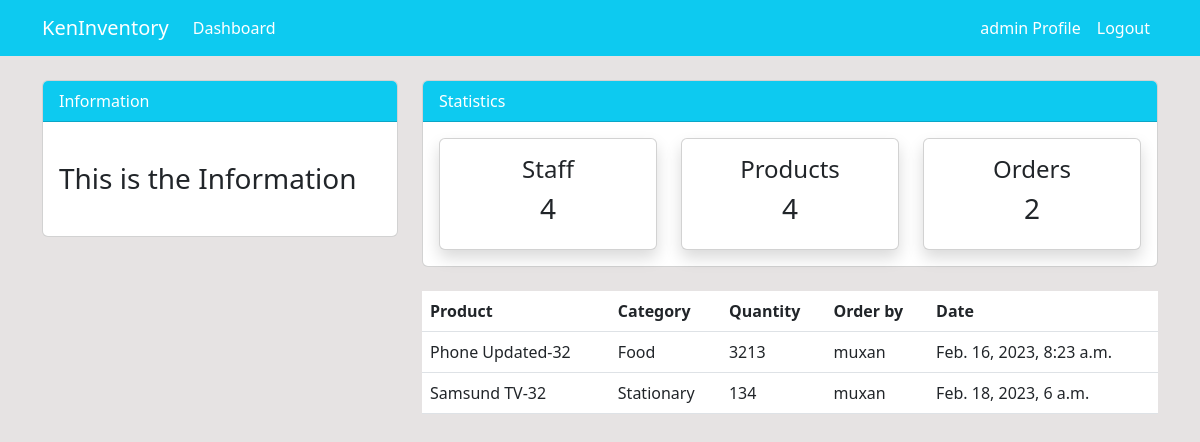
/order/ (signed in), run on an earlier commit of the app's database.
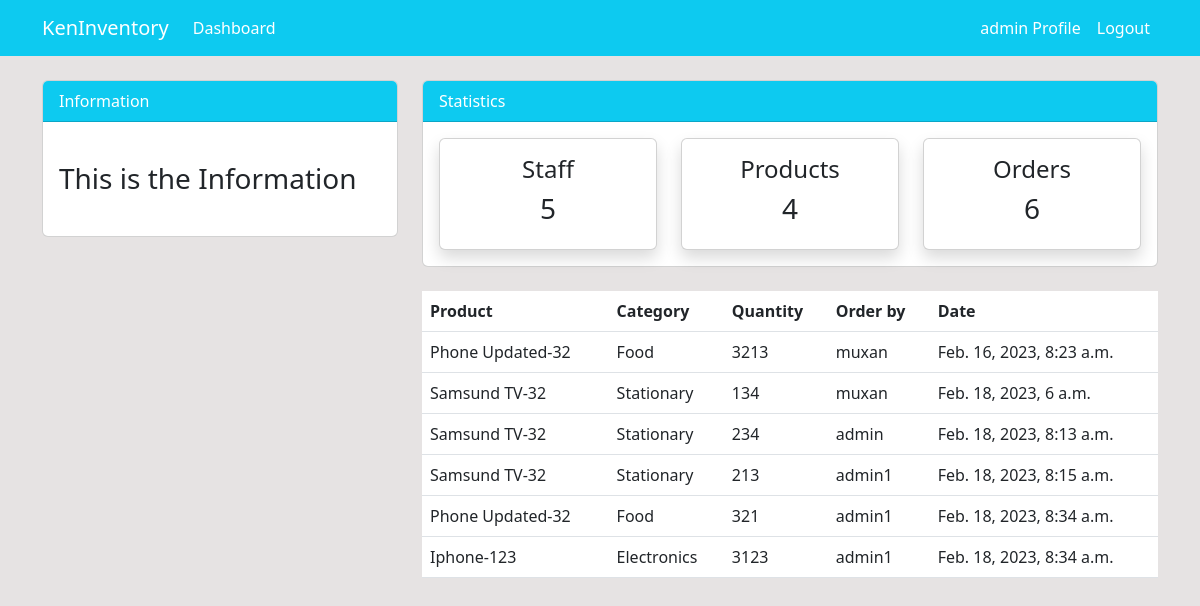
And on a later commit of the database.
### dashboard/models.py (models this page shows, shortened)
class Order(models.Model):
    product = models.ForeignKey(Product, on_delete=models.CASCADE, null=True)
    staff = models.ForeignKey(User, models.CASCADE, null=True)
    order_quantity = models.PositiveIntegerField(null=True)
    date = models.DateTimeField(auto_now_add=True)
    class Meta:
        verbose_name_plural = 'Order'

class Product(models.Model):
    name = models.CharField(max_length=100, null=True)
    category = models.CharField(max_length=20, choices=CATEGORY, null=True)
    quantity = models.PositiveIntegerField(null=True)
    class Meta:
        verbose_name_plural = 'Product'
    def __str__(self):
        return f'{self.name}-{self.quantity}'

### dashboard/views.py (the view)
# urls.py: path('order/', views.order, name='dashboard-order'),
@login_required
def order(request):
   orders = Order.objects.all()
   orders_count = orders.count()
   workers_count = User.objects.all().count()
   product_count = Product.objects.all().count()
   context = {
      'orders': orders,
      'workers_count': workers_count,
      'orders_count':orders_count,
      'product_count':product_count,
   }
   return render(request, 'dashboard/order.html', context)

### templates/dashboard/order.html (shortened to what this page needs)
{% extends 'partials/base.html' %}
{% block content %}
{% include 'partials/topnav.html' %}
<div class="container">
    <div class="row my-4">
        <div class="col-md-4">
        </div>
        <div class="col-md-8">
            <table class="table bg-white">
                <thead class="bg-info">
                    <tr class="text-white">
                        <th scope="col">Product</th>
                        <th scope="col">Category</th>
                        <th scope="col">Quantity</th>
                        <th scope="col">Order by</th>
                        <th scope="col">Date</th>
                    </tr>
                </thead>
                <tbody>
                    {% for orders in orders %}
                    <tr>
                        <td>{{ orders.product }}</td>
                        <td>{{ orders.product.category }}</td>
                        <td>{{ orders.order_quantity }}</td>
                        <td>
                            {{ orders.staff.username }}
                        </td>
                        <td>
                            {{ orders.date }}
                        </td>
                    </tr>
                    {% endfor %}
                </tbody>
            </table>
        </div>
    </div>
</div>
{% endblock  %}

### templates/partials/base.html (shortened to what this page needs)
{% load static %}
<!doctype html>
<html lang="en">
  <head>
    <link href="https://cdn.jsdelivr.net/npm/bootstrap@5.3.0-alpha1/dist/css/bootstrap.min.css" rel="stylesheet">
    <link rel="stylesheet" href="{% static '/style.css' %}">
  </head>
  <body>
    {% include 'partials/nav.html' %}
    {% block content %}
    {% endblock  %}
  </body>
</html>

### templates/partials/nav.html (shortened to what this page needs)
<nav class="navbar navbar-expand-lg navbar-info bg-info">
    {% if user.is_authenticated %}
    <div class="container">
        <a class="navbar-brand text-white" href="{% url 'dashboard-index' %}">KenInventory</a>
        <div class="collapse navbar-collapse " id="navbarSupportedContent">
            <ul class="navbar-nav mr-auto">
                <li class="nav-item active">
                    <a class="nav-link text-white" href="{% url 'dashboard-index' %}">Dashboard </a>
                </li>
            </ul>
            <div class="navbar-collapse  justify-content-end">
                <ul class="navbar-nav ml-auto ">
                    <li class="nav-item active">
                        <a class="nav-link text-white" href="{% url 'user-profile' %}">{{ user.username }} Profile </a>
                    </li>
                    <li class="nav-item">
                        <a class="nav-link text-white" href="{% url 'user-logout' %}">Logout</a>
                    </li>
                </ul>
    {% endif %}
</nav>

### templates/partials/topnav.html (shortened to what this page needs)
    <div class="container">
        <div class="row mt-4">
            <div class="col-md-4">
                <div class="card">
                    <div class="card-header bg-info text-white">
                        Information
                    </div>
                    <div class="card-body">
                        <marquee behavior="" direction="">
                            <h3 class="my-4">This is the Information</h3>
                        </marquee>
                    </div>
                </div>
            </div>
            <div class="col-md-8">
                <div class="card">
                    <div class="card-header bg-info text-white">
                        Statistics
                    </div>
                    <div class="card-body">
                        <div class="row">
                            <div class="col-md-4">
                                <a class="text-decoration-none text-dark" href="{% url 'dashboard-staff' %}">
                                    <div class="card my-card shadow text-center p-3">
                                        <h4>Staff </h4>
                                        <h3>{{ workers_count }}</h3>
                                    </div>
                                </a>
                            </div>
                            <div class="col-md-4">
                                <a class="text-decoration-none text-dark" href="{% url 'dashboard-product' %}">
                                    <div class="card my-card shadow text-center p-3">
                                        <h4>Products </h4>
                                        <h3>{{ product_count }}</h3>
                                    </div>
                                </a>
                            </div>
                            <div class="col-md-4">
                                <a class="text-decoration-none text-dark" href="{% url 'dashboard-order' %}">
                                    <div class="card my-card shadow text-center p-3">
                                        <h4>Orders </h4>
                                        <h3>{{ orders_count }}</h3>
                                    </div>
                                </a>
                            </div>
                        </div>
                    </div>
                </div>
            </div>
        </div>
    </div>

### static/style.css (style rules this page uses)
body { background: rgb(230, 227, 227); }

What changed in the data, as far as the page shows it:
added Order: product "Samsund TV-32", product.category "Stationary", order_quantity "234", staff.username "admin", date "Feb. 18, 2023, 8:13 a.m."
added Order: product "Samsund TV-32", product.category "Stationary", order_quantity "213", staff.username "admin1", date "Feb. 18, 2023, 8:15 a.m."
added Order: product "Phone Updated-32", product.category "Food", order_quantity "321", staff.username "admin1", date "Feb. 18, 2023, 8:34 a.m."
added Order: product "Iphone-123", product.category "Electronics", order_quantity "3123", staff.username "admin1", date "Feb. 18, 2023, 8:34 a.m."
Also different on the page:
{{ workers_count }}: "4" → "5"
{{ orders_count }}: "2" → "6"
